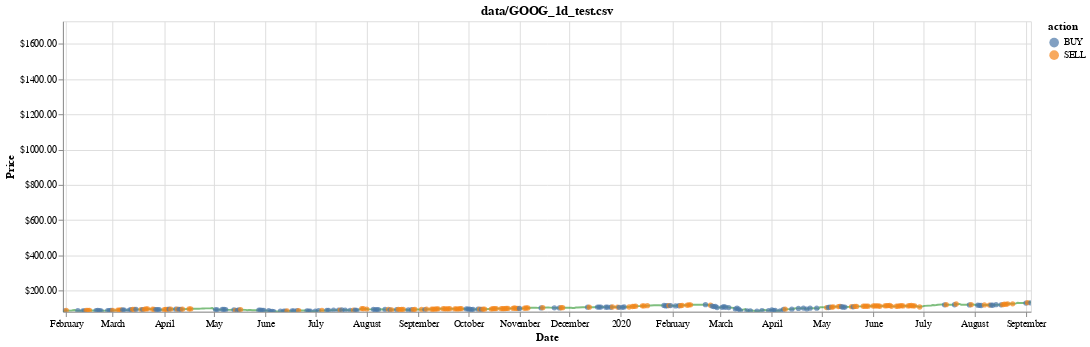

The code cell stored with this chart in its notebook:
### Code cell
chart = visualize(df, history, title=test_stock)
chart

### Figure 1 — Vega-Lite specification as saved in the notebook (floating-point values rounded to 4 significant figures; data arrays with more than 128 entries replaced by an {"elided": "..."} marker saying what was removed)
{"config": {"view": {"continuousWidth": 400, "continuousHeight": 300}}, "layer": [{"mark": {"type": "line", "color": "green", "opacity": 0.5}, "encoding": {"x": {"type": "temporal", "field": "date"}, "y": {"type": "quantitative", "axis": {"format": "$.2f", "title": "Price"}, "field": "position", "scale": {"clamp": true, "domain": [80.85, 1728.0]}}}, "selection": {"selector001": {"type": "interval", "bind": "scales", "encodings": ["x"]}}}, {"mark": {"type": "point", "filled": true}, "encoding": {"color": {"type": "nominal", "field": "action"}, "x": {"type": "temporal", "axis": {"title": "Date"}, "field": "date"}, "y": {"type": "quantitative", "axis": {"format": "$.2f", "title": "Price"}, "field": "position", "scale": {"clamp": true, "domain": [80.85, 1728.0]}}}, "selection": {"selector002": {"type": "interval", "bind": "scales", "encodings": ["x"]}}, "transform": [{"filter": "(datum.action !== 'HOLD')"}]}], "data": {"name": "data-ac020af47652e41cf106688ad5101522"}, "height": 300, "title": "data/GOOG_1d_test.csv", "width": 1000, "$schema": "https://vega.github.io/schema/vega-lite/v4.0.0.json", "datasets": {"data-ac020af47652e41cf106688ad5101522": {"elided": "405 records"}}}
